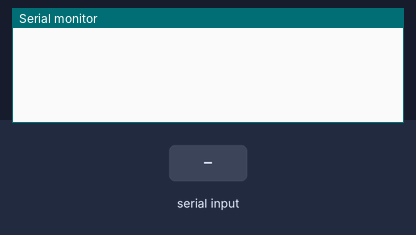
Simulated run of this sketch. Board: Arduino Uno, built with avr-gcc and run on an emulated ATmega328P. On the bench: the last lines printed to the serial monitor. Inputs (shaded band) come from the test bench.

Above: at 1.2 s.
1.3 s: "a\n" received over Serial
At 2.1 s:
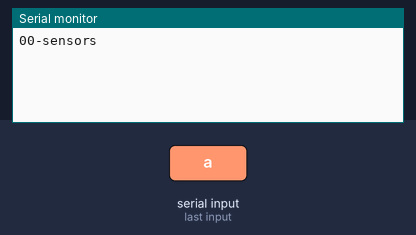
2.8 s: "b\n" received over Serial
At 3.4 s:
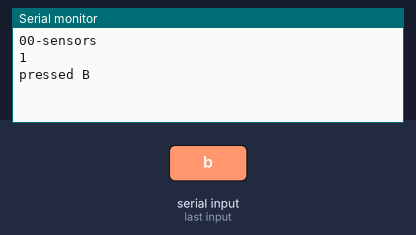
4.3 s: "c\n" received over Serial
At 5.5 s:
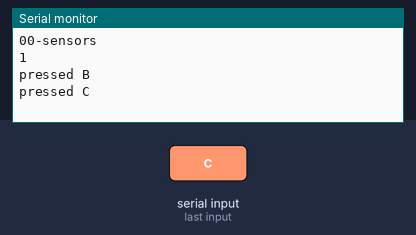
5.8 s: "d\n" received over Serial
At 6.8 s:
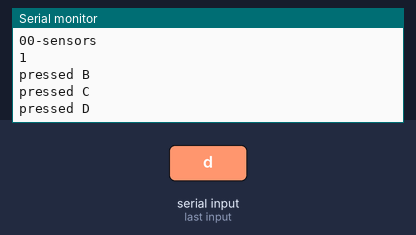
7.3 s: "z\n" received over Serial
At 7.9 s:
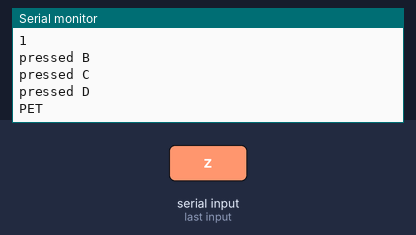

The sketch:

A1Sensors.ino
```cpp
#include "classes.h"

void setup() {
  // put your setup code here, to run once:
  Serial.begin(9600);
}

void loop() {
  // put your main code here, to run repeatedly:
  if (Serial.available() > 0) {
    String command = Serial.readStringUntil('\n');
    char commandChar = command[0];
    switch (commandChar) {
      case 'a':
        //some logic to dispay device ID
        Serial.println(deviceID);
        break;
      case 'b':
        //do something
        capacitive1.Classify();
        Serial.println("pressed B");
        break;
      case 'c':
        //do something
        Serial.println("pressed C");
        break;
      case 'd':
        //do something
        Serial.println("pressed D");
        break;
      case 'x':
        //do something
        ultrasonic1.Measure();
        break;
      case 'z':
        //do something
        Serial.println("PET");
        break;
      default:
        //do nothing
        break;
    }
  }
}
```

classes.h
```cpp
#include "config_sensors.h"
class Ultrasonic {
    int TrigPin;
    int EchoPin;
    int CurrentDistance;
  public:
    Ultrasonic(int trigpin, int echopin) { //if does not work, try removing void
      TrigPin = trigpin;
      EchoPin = echopin;
      pinMode(TrigPin, OUTPUT);
      pinMode(EchoPin, INPUT);
      digitalWrite(TrigPin, LOW);
    }

    int Measure() {
        // Clears the trigPin condition
      digitalWrite(TrigPin, LOW);
      delayMicroseconds(2);
      // Sets the trigPin HIGH (ACTIVE) for 10 microseconds
      digitalWrite(TrigPin, HIGH);
      delayMicroseconds(10);
      digitalWrite(TrigPin, LOW);
      // Reads the echoPin, returns the sound wave travel time in microseconds
      long duration = pulseIn(EchoPin, HIGH);
      // Calculating the distance
      int distance = duration * 0.034 / 2; // Speed of sound wave divided by 2 (go and back)
      // Displays the distance on the Serial Monitor
//      Serial.print("Distance: ");
      Serial.println(distance);
//      Serial.println(" cm");
    }
};

Ultrasonic ultrasonic1(ultrasonic1_trig_pin , ultrasonic1_echo_pin);
/*USAGE:
Ultrasonic ultrasonic1(ultrasonic1_trig_pin , ultrasonic1_echo_pin); //-> (trigger pin, echo pin)
Ultrasonic ultrasonic2(ultrasonic2_trig_pin , ultrasonic2_echo_pin); //->(trigger pin, echo pin)
  and.... ultrasonic1.Measure(); //etc //returns diameter
*/

class Capacitive {
    int SensorPin;
  public:
    Capacitive (int sensorPin) { //if does not work, try removing void
      SensorPin = sensorPin;
      pinMode(sensorPin, INPUT);
    }
    bool Classify() {
      int capacitance = analogRead(SensorPin);
      if (capacitance >= 150) { //change values and logic soon
        Serial.println("1");
        return 1;
      }
      Serial.println("0");
      return 0;
    }
};
Capacitive capacitive1(capacitive1_sensor_pin);
/*USAGE:
  Capacitive capacitive1(capacitive1_sensor_pin); //(analog pin for capacitive sensor
  Capacitive capacitive2(capacitive2_sensor_pin); //(analog pin for capacitive sensor

  capacitive1.Classify(); //returns 1 or 0
*/

class Inductive {
    int SensorPin;
  public:
    Inductive (int sensorPin) { //if does not work, try removing void
      SensorPin = sensorPin;
      pinMode(sensorPin, INPUT);
    }
    bool Classify() {
      int inductance = analogRead(SensorPin);
      if (inductance >= 150) { //change values and logic soon
        return 1;
      }
      return 0;
    }
};
/*USAGE:
  Inductive inductive1(inductive1_sensor_pin); //(analog pin for inductive sensor)
  inductive1.Classify(); //returns 1 or 0
*/

class Ir {
    int SensorPin;
  public:
    Ir(int sensorPin) {
      SensorPin = sensorPin;
      pinMode(SensorPin, INPUT);
    }
    bool Confirm() {
      int checkObject = digitalRead(SensorPin);
      if (checkObject == 1) {
        return 1;
      }
      return 0;
    }
};
/*USAGE:
   Ir ir (ir1_sensor_pin); //(digital pin for IR sensor)
   ir.Confirm() //returns 1 or 0
*/

class Door{
    int SensorPin;
  public:
    Door(int sensorPin) {
      SensorPin = sensorPin;
      pinMode(SensorPin, INPUT);
    }
    bool Confirm() {
      int closeDoor = digitalRead(SensorPin);
      if (closeDoor == 1) {
        return 1;
      }
      return 0;
    }
};
/*USAGE:
   Door door(door_sensor_pin); //(digital pin for hall effect sensor)
   door.Confirm() //returns 1 or 0
*/
```

config_sensors.h
```cpp
String deviceID = "00-sensors";

int ultrasonic1_trig_pin = 3;
int ultrasonic1_echo_pin = 2;
int ultrasonic2_trig_pin = 4;
int ultrasonic2_echo_pin = 5;
int ultrasonic3_trig_pin = 6;
int ultrasonic3_echo_pin = 7;

int capacitive1_sensor_pin = A0;
int capacitive2_sensor_pin = A1;

int inductive1_sensor_pin = A2;
int inductive2_sensor_pin = A3;

int ir1_sensor_pin = 8;
int ir2_sensor_pin = 9;

int door_sensor_pin = 10;

//health check.
//frequency of health check
//acknowledgement
```

Measured:
- after the input at 1.3 s, the serial monitor: prints a new line at once (image 1)
- after the input at 2.8 s, the serial monitor: prints a new line at once (image 2)
- after the input at 4.3 s, the serial monitor: prints a new line at once (image 3)
- after the input at 5.8 s, the serial monitor: prints a new line at once (image 4)
- after the input at 7.3 s, the serial monitor: prints a new line at once (image 5)
